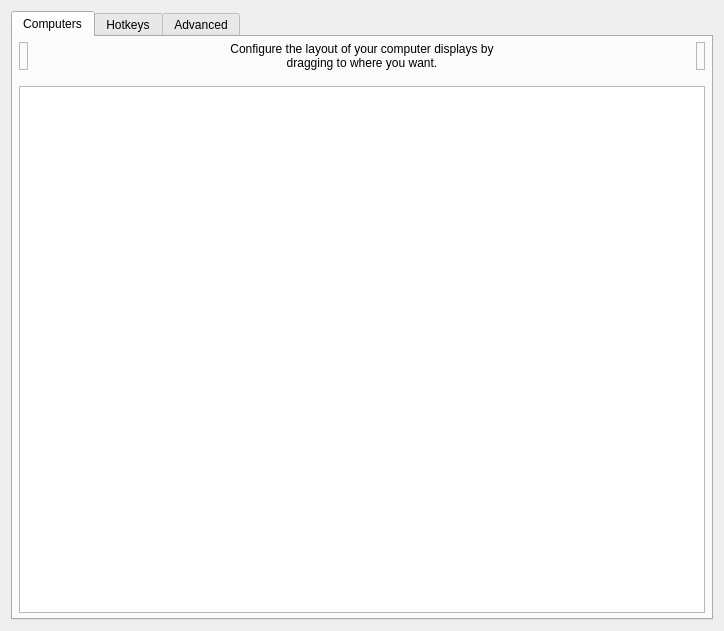
<?xml version="1.0" encoding="UTF-8"?>
<ui version="4.0">
 <class>ServerConfigDialog</class>
 <widget class="QDialog" name="ServerConfigDialog">
  <property name="geometry">
   <rect>
    <x>0</x>
    <y>0</y>
    <width>724</width>
    <height>609</height>
   </rect>
  </property>
  <property name="minimumSize">
   <size>
    <width>0</width>
    <height>0</height>
   </size>
  </property>
  <property name="windowTitle">
   <string>Server Configuration</string>
  </property>
  <layout class="QVBoxLayout" name="verticalLayout_3">
   <item>
    <widget class="QTabWidget" name="tabWidget">
     <widget class="QWidget" name="tabComputers">
      <attribute name="title">
       <string>Computers</string>
      </attribute>
      <layout class="QVBoxLayout">
       <property name="leftMargin">
        <number>6</number>
       </property>
       <property name="topMargin">
        <number>5</number>
       </property>
       <property name="rightMargin">
        <number>6</number>
       </property>
       <property name="bottomMargin">
        <number>5</number>
       </property>
       <item>
        <layout class="QHBoxLayout" name="layoutComputers">
         <property name="spacing">
          <number>6</number>
         </property>
         <item>
          <widget class="RemoveComputerWidget" name="lblRemoveComputer">
           <property name="acceptDrops">
            <bool>true</bool>
           </property>
           <property name="toolTip">
            <string>Drag a computer from the grid to the trashcan to remove it.</string>
           </property>
           <property name="frameShape">
            <enum>QFrame::Shape::StyledPanel</enum>
           </property>
           <property name="frameShadow">
            <enum>QFrame::Shadow::Raised</enum>
           </property>
          </widget>
         </item>
         <item>
          <spacer name="horizontalSpacer_21">
           <property name="orientation">
            <enum>Qt::Orientation::Horizontal</enum>
           </property>
           <property name="sizeHint" stdset="0">
            <size>
             <width>40</width>
             <height>20</height>
            </size>
           </property>
          </spacer>
         </item>
         <item>
          <widget class="QLabel" name="label_2">
           <property name="sizePolicy">
            <sizepolicy hsizetype="Preferred" vsizetype="Preferred">
             <horstretch>1</horstretch>
             <verstretch>0</verstretch>
            </sizepolicy>
           </property>
           <property name="maximumSize">
            <size>
             <width>310</width>
             <height>16777215</height>
            </size>
           </property>
           <property name="text">
            <string>Configure the layout of your computer displays by dragging to where you want.</string>
           </property>
           <property name="alignment">
            <set>Qt::AlignmentFlag::AlignCenter</set>
           </property>
           <property name="wordWrap">
            <bool>true</bool>
           </property>
           <property name="indent">
            <number>-1</number>
           </property>
          </widget>
         </item>
         <item>
          <spacer name="horizontalSpacer_22">
           <property name="orientation">
            <enum>Qt::Orientation::Horizontal</enum>
           </property>
           <property name="sizeHint" stdset="0">
            <size>
             <width>40</width>
             <height>20</height>
            </size>
           </property>
          </spacer>
         </item>
         <item>
          <widget class="NewComputerWidget" name="lblNewComputer">
           <property name="toolTip">
            <string>Drag to the grid to add a new computer.</string>
           </property>
           <property name="frameShape">
            <enum>QFrame::Shape::StyledPanel</enum>
           </property>
           <property name="frameShadow">
            <enum>QFrame::Shadow::Raised</enum>
           </property>
          </widget>
         </item>
        </layout>
       </item>
       <item>
        <spacer name="verticalSpacer">
         <property name="orientation">
          <enum>Qt::Orientation::Vertical</enum>
         </property>
         <property name="sizeType">
          <enum>QSizePolicy::Policy::Fixed</enum>
         </property>
         <property name="sizeHint" stdset="0">
          <size>
           <width>20</width>
           <height>10</height>
          </size>
         </property>
        </spacer>
       </item>
       <item>
        <widget class="ComputerSetupView" name="computerSetupView">
         <property name="sizePolicy">
          <sizepolicy hsizetype="MinimumExpanding" vsizetype="Expanding">
           <horstretch>0</horstretch>
           <verstretch>0</verstretch>
          </sizepolicy>
         </property>
         <property name="acceptDrops">
          <bool>true</bool>
         </property>
         <property name="autoFillBackground">
          <bool>false</bool>
         </property>
        </widget>
       </item>
      </layout>
     </widget>
     <widget class="QWidget" name="tabHotkeys">
      <attribute name="title">
       <string>Hotkeys</string>
      </attribute>
      <layout class="QHBoxLayout" name="_2">
       <item>
        <widget class="QGroupBox" name="groupHotkeys">
         <property name="title">
          <string>&amp;Hotkeys</string>
         </property>
         <layout class="QGridLayout" name="_3">
          <item row="0" column="0" rowspan="4">
           <widget class="QListWidget" name="listHotkeys"/>
          </item>
          <item row="0" column="1">
           <widget class="QPushButton" name="btnNewHotkey">
            <property name="enabled">
             <bool>true</bool>
            </property>
            <property name="text">
             <string>&amp;New</string>
            </property>
            <property name="icon">
             <iconset theme="QIcon::ThemeIcon::ListAdd"/>
            </property>
           </widget>
          </item>
          <item row="1" column="1">
           <widget class="QPushButton" name="btnEditHotkey">
            <property name="enabled">
             <bool>false</bool>
            </property>
            <property name="text">
             <string>&amp;Edit</string>
            </property>
            <property name="icon">
             <iconset theme="document-edit"/>
            </property>
           </widget>
          </item>
          <item row="2" column="1">
           <widget class="QPushButton" name="btnRemoveHotkey">
            <property name="enabled">
             <bool>false</bool>
            </property>
            <property name="text">
             <string>&amp;Remove</string>
            </property>
            <property name="icon">
             <iconset theme="QIcon::ThemeIcon::ListRemove"/>
            </property>
           </widget>
          </item>
          <item row="3" column="1">
           <spacer name="hotkeySpacer">
            <property name="orientation">
             <enum>Qt::Orientation::Vertical</enum>
            </property>
            <property name="sizeHint" stdset="0">
             <size>
              <width>75</width>
              <height>161</height>
             </size>
            </property>
           </spacer>
          </item>
         </layout>
        </widget>
       </item>
       <item>
        <widget class="QGroupBox" name="groupActions">
         <property name="font">
          <font>
           <kerning>true</kerning>
          </font>
         </property>
         <property name="title">
          <string>A&amp;ctions</string>
         </property>
         <layout class="QGridLayout">
          <item row="0" column="0" rowspan="4">
           <widget class="QListWidget" name="listActions"/>
          </item>
          <item row="0" column="1">
           <widget class="QPushButton" name="btnNewAction">
            <property name="enabled">
             <bool>false</bool>
            </property>
            <property name="text">
             <string>Ne&amp;w</string>
            </property>
            <property name="icon">
             <iconset theme="QIcon::ThemeIcon::ListAdd"/>
            </property>
           </widget>
          </item>
          <item row="1" column="1">
           <widget class="QPushButton" name="btnEditAction">
            <property name="enabled">
             <bool>false</bool>
            </property>
            <property name="text">
             <string>E&amp;dit</string>
            </property>
            <property name="icon">
             <iconset theme="document-edit"/>
            </property>
           </widget>
          </item>
          <item row="2" column="1">
           <widget class="QPushButton" name="btnRemoveAction">
            <property name="enabled">
             <bool>false</bool>
            </property>
            <property name="text">
             <string>Re&amp;move</string>
            </property>
            <property name="icon">
             <iconset theme="QIcon::ThemeIcon::ListRemove"/>
            </property>
           </widget>
          </item>
          <item row="3" column="1">
           <spacer name="actionSpacer">
            <property name="orientation">
             <enum>Qt::Orientation::Vertical</enum>
            </property>
            <property name="sizeHint" stdset="0">
             <size>
              <width>20</width>
              <height>40</height>
             </size>
            </property>
           </spacer>
          </item>
         </layout>
        </widget>
       </item>
      </layout>
     </widget>
     <widget class="QWidget" name="tabAdvanced">
      <attribute name="title">
       <string>Advanced</string>
      </attribute>
      <layout class="QVBoxLayout" name="verticalLayout_2">
       <property name="leftMargin">
        <number>15</number>
       </property>
       <property name="topMargin">
        <number>15</number>
       </property>
       <property name="rightMargin">
        <number>15</number>
       </property>
       <property name="bottomMargin">
        <number>15</number>
       </property>
       <item>
        <widget class="QGroupBox" name="groupMisc">
         <property name="font">
          <font>
           <kerning>false</kerning>
          </font>
         </property>
         <property name="title">
          <string>&amp;Misc</string>
         </property>
         <layout class="QVBoxLayout" name="verticalLayout_4">
          <property name="leftMargin">
           <number>6</number>
          </property>
          <property name="topMargin">
           <number>6</number>
          </property>
          <property name="rightMargin">
           <number>6</number>
          </property>
          <property name="bottomMargin">
           <number>6</number>
          </property>
          <item>
           <widget class="QCheckBox" name="cbDisableLockToComputer">
            <property name="text">
             <string>Disable lock to computer (scroll lock key)</string>
            </property>
           </widget>
          </item>
          <item>
           <widget class="QCheckBox" name="cbDefaultLockToComputerState">
            <property name="text">
             <string>Enable lock to computer at startup</string>
            </property>
           </widget>
          </item>
          <item>
           <widget class="QCheckBox" name="cbRelativeMouseMoves">
            <property name="enabled">
             <bool>true</bool>
            </property>
            <property name="text">
             <string>Use &amp;relative mouse movements</string>
            </property>
           </widget>
          </item>
          <item>
           <widget class="QCheckBox" name="cbWin32KeepForeground">
            <property name="enabled">
             <bool>true</bool>
            </property>
            <property name="text">
             <string>Don't take &amp;foreground window (Windows only)</string>
            </property>
           </widget>
          </item>
          <item>
           <layout class="QHBoxLayout" name="layoutClipboard">
            <item>
             <widget class="QCheckBox" name="cbEnableClipboard">
              <property name="sizePolicy">
               <sizepolicy hsizetype="Minimum" vsizetype="Preferred">
                <horstretch>0</horstretch>
                <verstretch>0</verstretch>
               </sizepolicy>
              </property>
              <property name="text">
               <string>Enable clipboard sharing</string>
              </property>
              <property name="checked">
               <bool>true</bool>
              </property>
             </widget>
            </item>
            <item>
             <spacer name="horizontalSpacer">
              <property name="orientation">
               <enum>Qt::Orientation::Horizontal</enum>
              </property>
              <property name="sizeHint" stdset="0">
               <size>
                <width>40</width>
                <height>20</height>
               </size>
              </property>
             </spacer>
            </item>
            <item>
             <widget class="QLabel" name="label_7">
              <property name="text">
               <string>Limit to:</string>
              </property>
             </widget>
            </item>
            <item>
             <widget class="QSpinBox" name="sbClipboardSizeLimit">
              <property name="enabled">
               <bool>false</bool>
              </property>
              <property name="sizePolicy">
               <sizepolicy hsizetype="Maximum" vsizetype="Fixed">
                <horstretch>0</horstretch>
                <verstretch>0</verstretch>
               </sizepolicy>
              </property>
              <property name="suffix">
               <string>MB</string>
              </property>
              <property name="maximum">
               <number>10000</number>
              </property>
              <property name="value">
               <number>3</number>
              </property>
             </widget>
            </item>
            <item>
             <spacer name="horizontalSpacer_3">
              <property name="orientation">
               <enum>Qt::Orientation::Horizontal</enum>
              </property>
              <property name="sizeType">
               <enum>QSizePolicy::Policy::Fixed</enum>
              </property>
              <property name="sizeHint" stdset="0">
               <size>
                <width>50</width>
                <height>20</height>
               </size>
              </property>
             </spacer>
            </item>
           </layout>
          </item>
         </layout>
        </widget>
       </item>
       <item>
        <widget class="QGroupBox" name="groupSwitch">
         <property name="font">
          <font>
           <kerning>true</kerning>
          </font>
         </property>
         <property name="title">
          <string>&amp;Switching</string>
         </property>
         <layout class="QVBoxLayout">
          <property name="spacing">
           <number>6</number>
          </property>
          <property name="leftMargin">
           <number>6</number>
          </property>
          <property name="topMargin">
           <number>6</number>
          </property>
          <property name="rightMargin">
           <number>6</number>
          </property>
          <property name="bottomMargin">
           <number>6</number>
          </property>
          <item>
           <layout class="QHBoxLayout" name="_5">
            <item>
             <widget class="QCheckBox" name="cbSwitchDelay">
              <property name="enabled">
               <bool>true</bool>
              </property>
              <property name="text">
               <string>Switch &amp;after waiting</string>
              </property>
             </widget>
            </item>
            <item>
             <spacer name="spacerSwitchWait">
              <property name="orientation">
               <enum>Qt::Orientation::Horizontal</enum>
              </property>
              <property name="sizeHint" stdset="0">
               <size>
                <width>40</width>
                <height>20</height>
               </size>
              </property>
             </spacer>
            </item>
            <item>
             <widget class="QSpinBox" name="sbSwitchDelay">
              <property name="enabled">
               <bool>false</bool>
              </property>
              <property name="sizePolicy">
               <sizepolicy hsizetype="Maximum" vsizetype="Fixed">
                <horstretch>0</horstretch>
                <verstretch>0</verstretch>
               </sizepolicy>
              </property>
              <property name="suffix">
               <string>ms</string>
              </property>
              <property name="minimum">
               <number>10</number>
              </property>
              <property name="maximum">
               <number>10000</number>
              </property>
              <property name="singleStep">
               <number>10</number>
              </property>
              <property name="value">
               <number>250</number>
              </property>
             </widget>
            </item>
            <item>
             <spacer name="spacerSwitchWait_2">
              <property name="orientation">
               <enum>Qt::Orientation::Horizontal</enum>
              </property>
              <property name="sizeType">
               <enum>QSizePolicy::Policy::Fixed</enum>
              </property>
              <property name="sizeHint" stdset="0">
               <size>
                <width>50</width>
                <height>20</height>
               </size>
              </property>
             </spacer>
            </item>
           </layout>
          </item>
          <item>
           <layout class="QHBoxLayout" name="_6">
            <item>
             <widget class="QCheckBox" name="cbSwitchDoubleTap">
              <property name="enabled">
               <bool>true</bool>
              </property>
              <property name="text">
               <string>Switch on double &amp;tap within</string>
              </property>
             </widget>
            </item>
            <item>
             <spacer name="spacerDoubleTap">
              <property name="orientation">
               <enum>Qt::Orientation::Horizontal</enum>
              </property>
              <property name="sizeHint" stdset="0">
               <size>
                <width>40</width>
                <height>20</height>
               </size>
              </property>
             </spacer>
            </item>
            <item>
             <widget class="QSpinBox" name="sbSwitchDoubleTap">
              <property name="enabled">
               <bool>false</bool>
              </property>
              <property name="sizePolicy">
               <sizepolicy hsizetype="Maximum" vsizetype="Fixed">
                <horstretch>0</horstretch>
                <verstretch>0</verstretch>
               </sizepolicy>
              </property>
              <property name="suffix">
               <string>ms</string>
              </property>
              <property name="minimum">
               <number>10</number>
              </property>
              <property name="maximum">
               <number>10000</number>
              </property>
              <property name="singleStep">
               <number>10</number>
              </property>
              <property name="value">
               <number>250</number>
              </property>
             </widget>
            </item>
            <item>
             <spacer name="spacerDoubleTap_2">
              <property name="orientation">
               <enum>Qt::Orientation::Horizontal</enum>
              </property>
              <property name="sizeType">
               <enum>QSizePolicy::Policy::Fixed</enum>
              </property>
              <property name="sizeHint" stdset="0">
               <size>
                <width>50</width>
                <height>20</height>
               </size>
              </property>
             </spacer>
            </item>
           </layout>
          </item>
         </layout>
        </widget>
       </item>
       <item>
        <widget class="QGroupBox" name="groupNetwork">
         <property name="title">
          <string>&amp;Network</string>
         </property>
         <layout class="QVBoxLayout" name="verticalLayout_5">
          <property name="leftMargin">
           <number>6</number>
          </property>
          <property name="topMargin">
           <number>6</number>
          </property>
          <property name="rightMargin">
           <number>6</number>
          </property>
          <property name="bottomMargin">
           <number>6</number>
          </property>
          <item>
           <widget class="QWidget" name="widgetHeartbeat" native="true">
            <layout class="QHBoxLayout" name="groupHeartbeat">
             <property name="spacing">
              <number>9</number>
             </property>
             <property name="leftMargin">
              <number>1</number>
             </property>
             <item>
              <widget class="QCheckBox" name="cbHeartbeat">
               <property name="enabled">
                <bool>true</bool>
               </property>
               <property name="whatsThis">
                <string>&lt;html&gt;&lt;head/&gt;&lt;body&gt;&lt;p&gt;Enables the network heartbeat to ping clients every &lt;span style=&quot; font-style:italic;&quot;&gt;n&lt;/span&gt; seconds. This may help to diagnose network problems by retrying the connection if the client becomes unresponsive.&lt;/p&gt;&lt;/body&gt;&lt;/html&gt;</string>
               </property>
               <property name="text">
                <string>&amp;Check clients every</string>
               </property>
              </widget>
             </item>
             <item>
              <spacer name="spacerNetwork">
               <property name="orientation">
                <enum>Qt::Orientation::Horizontal</enum>
               </property>
               <property name="sizeHint" stdset="0">
                <size>
                 <width>40</width>
                 <height>20</height>
                </size>
               </property>
              </spacer>
             </item>
             <item>
              <widget class="QSpinBox" name="sbHeartbeat">
               <property name="enabled">
                <bool>false</bool>
               </property>
               <property name="sizePolicy">
                <sizepolicy hsizetype="Maximum" vsizetype="Fixed">
                 <horstretch>0</horstretch>
                 <verstretch>0</verstretch>
                </sizepolicy>
               </property>
               <property name="suffix">
                <string>ms</string>
               </property>
               <property name="minimum">
                <number>1000</number>
               </property>
               <property name="maximum">
                <number>30000</number>
               </property>
               <property name="singleStep">
                <number>1000</number>
               </property>
               <property name="value">
                <number>5000</number>
               </property>
              </widget>
             </item>
             <item>
              <spacer name="spacerNetwork_2">
               <property name="orientation">
                <enum>Qt::Orientation::Horizontal</enum>
               </property>
               <property name="sizeType">
                <enum>QSizePolicy::Policy::Fixed</enum>
               </property>
               <property name="sizeHint" stdset="0">
                <size>
                 <width>50</width>
                 <height>20</height>
                </size>
               </property>
              </spacer>
             </item>
            </layout>
           </widget>
          </item>
          <item>
           <layout class="QHBoxLayout" name="horizontalLayout_5">
            <item>
             <widget class="QLabel" name="labelProtocol">
              <property name="whatsThis">
               <string>&lt;html&gt;&lt;head/&gt;&lt;body&gt;&lt;p&gt;Enables compatibility with programs that use either the Synergy or Barrier protocols:&lt;/p&gt;&lt;ul style=&quot;margin-top: 0px; margin-bottom: 0px; margin-left: 0px; margin-right: 0px; -qt-list-indent: 1;&quot;&gt;&lt;li style=&quot; margin-top:12px; margin-bottom:0px; margin-left:0px; margin-right:0px; -qt-block-indent:0; text-indent:0px;&quot;&gt;Synergy 3 uses the Synergy protocol.&lt;/li&gt;&lt;li style=&quot; margin-top:0px; margin-bottom:12px; margin-left:0px; margin-right:0px; -qt-block-indent:0; text-indent:0px;&quot;&gt;Barrier, Input-Leap and Synergy 1 uses the Barrier protocol.&lt;/li&gt;&lt;/ul&gt;&lt;p&gt;A Deskflow client will automatically use either the Synergy or Barrier protocol depending on the server protocol.&lt;/p&gt;&lt;/body&gt;&lt;/html&gt;</string>
              </property>
              <property name="text">
               <string>Network protocol</string>
              </property>
             </widget>
            </item>
            <item>
             <widget class="QRadioButton" name="rbProtocolSynergy">
              <property name="text">
               <string notr="true">Synergy</string>
              </property>
              <property name="checked">
               <bool>true</bool>
              </property>
             </widget>
            </item>
            <item>
             <widget class="QRadioButton" name="rbProtocolBarrier">
              <property name="text">
               <string notr="true">Barrier</string>
              </property>
             </widget>
            </item>
           </layout>
          </item>
         </layout>
        </widget>
       </item>
       <item>
        <widget class="QGroupBox" name="groupExternalConfig">
         <property name="toolTip">
          <string>Use a server config file to create complex computer layouts that are not possible with the simple grid-based computer layout editor.

Enabling this setting will disable the server config GUI.</string>
         </property>
         <property name="title">
          <string>Use a server config file</string>
         </property>
         <property name="checkable">
          <bool>true</bool>
         </property>
         <layout class="QHBoxLayout" name="horizontalLayout">
          <item>
           <widget class="QWidget" name="widgetExternalConfigControls" native="true">
            <property name="enabled">
             <bool>false</bool>
            </property>
            <layout class="QHBoxLayout" name="horizontalLayout_2">
             <property name="leftMargin">
              <number>0</number>
             </property>
             <property name="topMargin">
              <number>0</number>
             </property>
             <property name="rightMargin">
              <number>0</number>
             </property>
             <property name="bottomMargin">
              <number>0</number>
             </property>
             <item>
              <widget class="QLabel" name="labelConfigFile">
               <property name="sizePolicy">
                <sizepolicy hsizetype="Maximum" vsizetype="Preferred">
                 <horstretch>0</horstretch>
                 <verstretch>0</verstretch>
                </sizepolicy>
               </property>
               <property name="minimumSize">
                <size>
                 <width>96</width>
                 <height>0</height>
                </size>
               </property>
               <property name="text">
                <string>Config file path</string>
               </property>
              </widget>
             </item>
             <item>
              <spacer name="horizontalSpacer_6">
               <property name="orientation">
                <enum>Qt::Orientation::Horizontal</enum>
               </property>
               <property name="sizeType">
                <enum>QSizePolicy::Policy::Fixed</enum>
               </property>
               <property name="sizeHint" stdset="0">
                <size>
                 <width>13</width>
                 <height>20</height>
                </size>
               </property>
              </spacer>
             </item>
             <item>
              <widget class="QLineEdit" name="lineConfigFile">
               <property name="sizePolicy">
                <sizepolicy hsizetype="Minimum" vsizetype="Fixed">
                 <horstretch>0</horstretch>
                 <verstretch>0</verstretch>
                </sizepolicy>
               </property>
               <property name="minimumSize">
                <size>
                 <width>180</width>
                 <height>0</height>
                </size>
               </property>
              </widget>
             </item>
             <item>
              <widget class="QPushButton" name="btnBrowseConfigFile">
               <property name="sizePolicy">
                <sizepolicy hsizetype="Fixed" vsizetype="Fixed">
                 <horstretch>0</horstretch>
                 <verstretch>0</verstretch>
                </sizepolicy>
               </property>
               <property name="minimumSize">
                <size>
                 <width>0</width>
                 <height>0</height>
                </size>
               </property>
               <property name="cursor">
                <cursorShape>PointingHandCursor</cursorShape>
               </property>
               <property name="text">
                <string/>
               </property>
               <property name="flat">
                <bool>true</bool>
               </property>
              </widget>
             </item>
            </layout>
           </widget>
          </item>
         </layout>
        </widget>
       </item>
       <item>
        <widget class="QGroupBox" name="groupLineNavigation">
         <property name="toolTip">
          <string>For macOS clients: Home and End, alone or with Shift, are sent as Command+Left and Command+Right, which move to the start and end of the line.</string>
         </property>
         <property name="title">
          <string>Send Home/End as line start/end (Command+Left/Right)</string>
         </property>
         <layout class="QVBoxLayout" name="layoutLineNavigation">
          <item>
           <widget class="QListWidget" name="listLineNavigation">
            <property name="maximumSize">
             <size>
              <width>16777215</width>
              <height>80</height>
             </size>
            </property>
           </widget>
          </item>
         </layout>
        </widget>
       </item>
      </layout>
     </widget>
    </widget>
   </item>
  </layout>
 </widget>
 <customwidgets>
  <customwidget>
   <class>ComputerSetupView</class>
   <extends>QTableView</extends>
   <header>widgets/ComputerSetupView.h</header>
   <container>1</container>
  </customwidget>
  <customwidget>
   <class>RemoveComputerWidget</class>
   <extends>QLabel</extends>
   <header>widgets/RemoveComputerWidget.h</header>
  </customwidget>
  <customwidget>
   <class>NewComputerWidget</class>
   <extends>QLabel</extends>
   <header>widgets/NewComputerWidget.h</header>
  </customwidget>
 </customwidgets>
 <tabstops>
  <tabstop>computerSetupView</tabstop>
  <tabstop>listHotkeys</tabstop>
  <tabstop>btnNewHotkey</tabstop>
  <tabstop>btnEditHotkey</tabstop>
  <tabstop>btnRemoveHotkey</tabstop>
  <tabstop>listActions</tabstop>
  <tabstop>btnNewAction</tabstop>
  <tabstop>btnEditAction</tabstop>
  <tabstop>btnRemoveAction</tabstop>
  <tabstop>cbSwitchDelay</tabstop>
  <tabstop>sbSwitchDelay</tabstop>
  <tabstop>cbSwitchDoubleTap</tabstop>
  <tabstop>sbSwitchDoubleTap</tabstop>
  <tabstop>cbEnableClipboard</tabstop>
  <tabstop>sbClipboardSizeLimit</tabstop>
  <tabstop>cbHeartbeat</tabstop>
  <tabstop>sbHeartbeat</tabstop>
  <tabstop>cbRelativeMouseMoves</tabstop>
  <tabstop>tabWidget</tabstop>
 </tabstops>
 <resources/>
 <connections/>
</ui>
